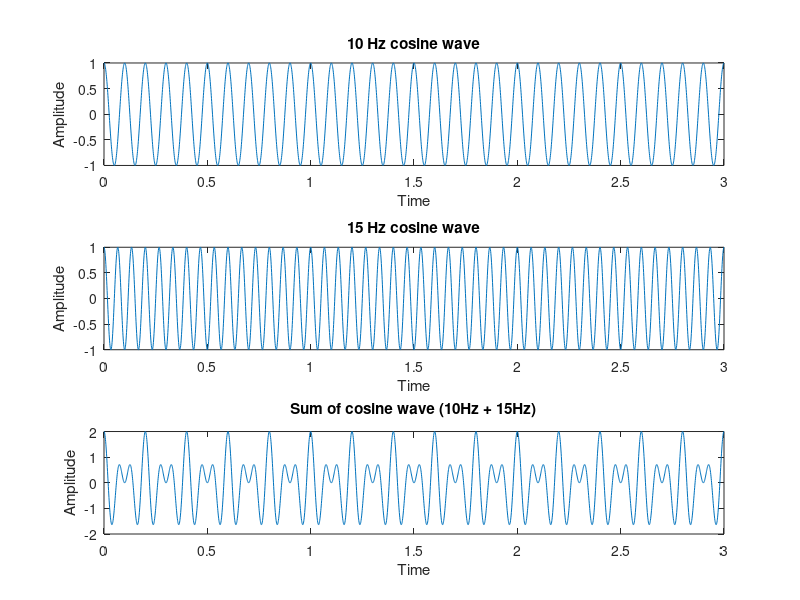

Write MATLAB code to recreate this figure.
close all;
clear all;
clc;

f1 = 10;
f2 = 15;
fs = 1000;
t = 0:1/fs:3;
sig1 = cos(2*pi*f1*t);
sig2 = cos(2*pi*f2*t);
sig_summed = sig1 + sig2;

figure(1);
subplot(311);
plot(t, sig1);
xlabel("Time");
ylabel("Amplitude");
title("10 Hz cosine wave");

subplot(312);
plot(t, sig2);
xlabel("Time");
ylabel("Amplitude");
title("15 Hz cosine wave");

subplot(313);
plot(t, sig_summed);
xlabel("Time");
ylabel("Amplitude");
title("Sum of cosine wave (10Hz + 15Hz)");